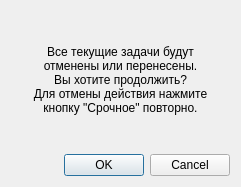
<?xml version="1.0" encoding="UTF-8"?>
<ui version="4.0">
 <class>Dialog</class>
 <widget class="QDialog" name="Dialog">
  <property name="geometry">
   <rect>
    <x>0</x>
    <y>0</y>
    <width>241</width>
    <height>187</height>
   </rect>
  </property>
  <property name="windowTitle">
   <string>Dialog</string>
  </property>
  <layout class="QVBoxLayout" name="verticalLayout">
   <item>
    <widget class="QLabel" name="label">
     <property name="text">
      <string>Все текущие задачи будут
отменены или перенесены.
Вы хотите продолжить?
Для отмены действия нажмите
кнопку &quot;Срочное&quot; повторно.</string>
     </property>
     <property name="alignment">
      <set>Qt::AlignCenter</set>
     </property>
    </widget>
   </item>
   <item>
    <widget class="QDialogButtonBox" name="buttonBox">
     <property name="orientation">
      <enum>Qt::Horizontal</enum>
     </property>
     <property name="standardButtons">
      <set>QDialogButtonBox::Cancel|QDialogButtonBox::Ok</set>
     </property>
    </widget>
   </item>
  </layout>
 </widget>
 <resources/>
 <connections>
  <connection>
   <sender>buttonBox</sender>
   <signal>accepted()</signal>
   <receiver>Dialog</receiver>
   <slot>accept()</slot>
   <hints>
    <hint type="sourcelabel">
     <x>248</x>
     <y>254</y>
    </hint>
    <hint type="destinationlabel">
     <x>157</x>
     <y>274</y>
    </hint>
   </hints>
  </connection>
  <connection>
   <sender>buttonBox</sender>
   <signal>rejected()</signal>
   <receiver>Dialog</receiver>
   <slot>reject()</slot>
   <hints>
    <hint type="sourcelabel">
     <x>316</x>
     <y>260</y>
    </hint>
    <hint type="destinationlabel">
     <x>286</x>
     <y>274</y>
    </hint>
   </hints>
  </connection>
 </connections>
</ui>
